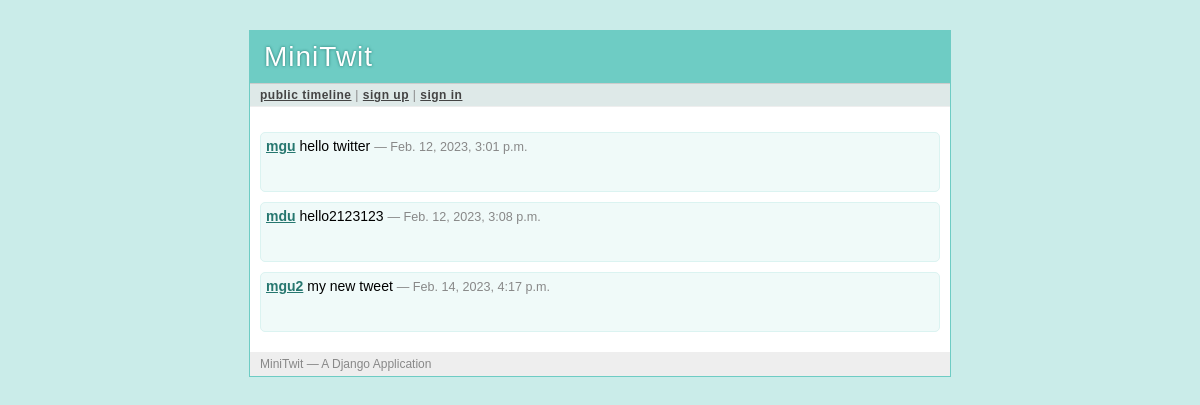
The app's page /, older data.
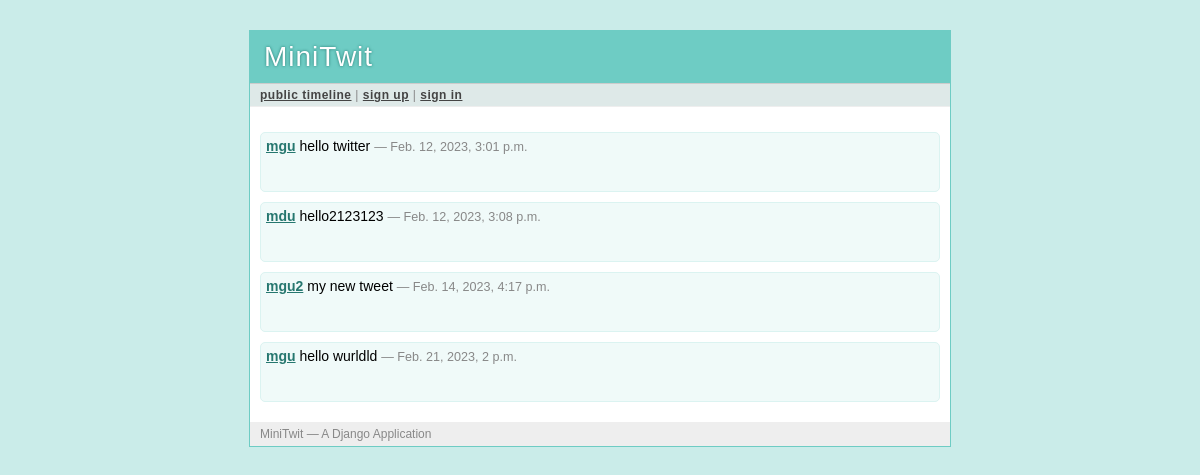
The same page, newer data.
### MiniTwit/models.py (models this page shows)
class Message(models.Model):
    author_id = models.ForeignKey(User, on_delete=models.CASCADE, null=True)
    text = models.CharField(max_length=280, null=False)
    pub_date = models.DateTimeField(auto_now_add=True)
    flagged = models.BooleanField(default=False)

class User(AbstractUser):
    username = models.CharField(max_length=50, unique=True, null=False)
    email = models.EmailField(unique=True, null=False)

### MiniTwit/views.py (the view, shortened to what this page needs)
# urls.py: path('', timeline, name="timeline"),
def timeline(request):
    if request.user.is_authenticated:
        user = User.objects.get(id=request.user.id)
        follower = Follower.objects.filter(who_id = user.id).values_list('whom_id')
        messages = Message.objects.filter(author_id__in = follower)
        view = "timeline"
    else:
        return public_timeline(request)

### MiniTwit/views.py (called while the page is built)
def public_timeline(request):
    if request.user.is_authenticated:
        user = User.objects.get(id=request.user.id)
    else:
        user = None
    messages = Message.objects.all()
    view = "public_timeline"
    context = {
        "view":view,
        "messages":messages,
        "user":user
    }
    return render(request, 'MiniTwit/timeline.html', context)

### MiniTwit/templates/MiniTwit/timeline.html (shortened to what this page needs)
{% extends "MiniTwit/layout.html" %}
{% block body %}
  <ul class=messages>
  {% if messages %}
  {% for message in messages %}
    <li><img src="{{ message.email }}"><p>
      <strong><a href="{% url 'MiniTwit:user-profile-timeline' message.author_id %}">{{ message.author_id }}</a></strong>
      {{ message.text }}
      <small>&mdash; {{ message.pub_date }}</small>
  {% endfor %}
  {% else %}
    <li><em>There's no message so far.</em>
  {% endif %}
  </ul>
{% endblock %}

Row changes from the older to the newer data that the page shows:
added Message: author_id "mgu", text "hello wurldld", pub_date "Feb. 21, 2023, 2 p.m."
